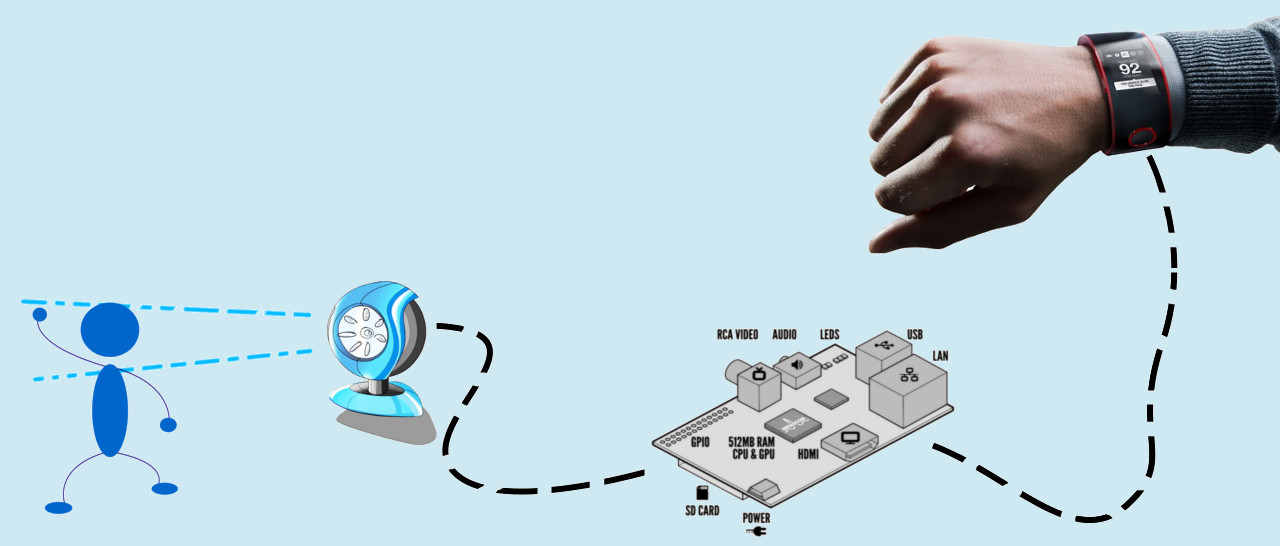
#> input picture images/schemino.jpg, 1280 x 546 px, given in place of the camera
$ python RecogniseHand.py
#> lines starting #> are read from the running program, lines starting #| are printed output that depends on the picture; after the words box and inside, x2 and y2 are one past the last pixel; in counts of white or black regions, pixels touching at a corner belong together
'''
Created on Jun 9, 2014

@author: POLITO\s182340
'''
import socket
import REST_client

#originale
import time
import cv2
import numpy as np

import subprocess

ip = "http://localhost:8080"

def sendmessage(message):
    subprocess.Popen(['notify-send', message])
    return

cap = cv2.VideoCapture(0)
flag = 0
while( cap.isOpened() ) :
    ret,img = cap.read()
#> img is the input picture: shape (546, 1280, 3); mean B, G, R 222.6, 213.9, 190.3
    gray = cv2.cvtColor(img,cv2.COLOR_BGR2GRAY)
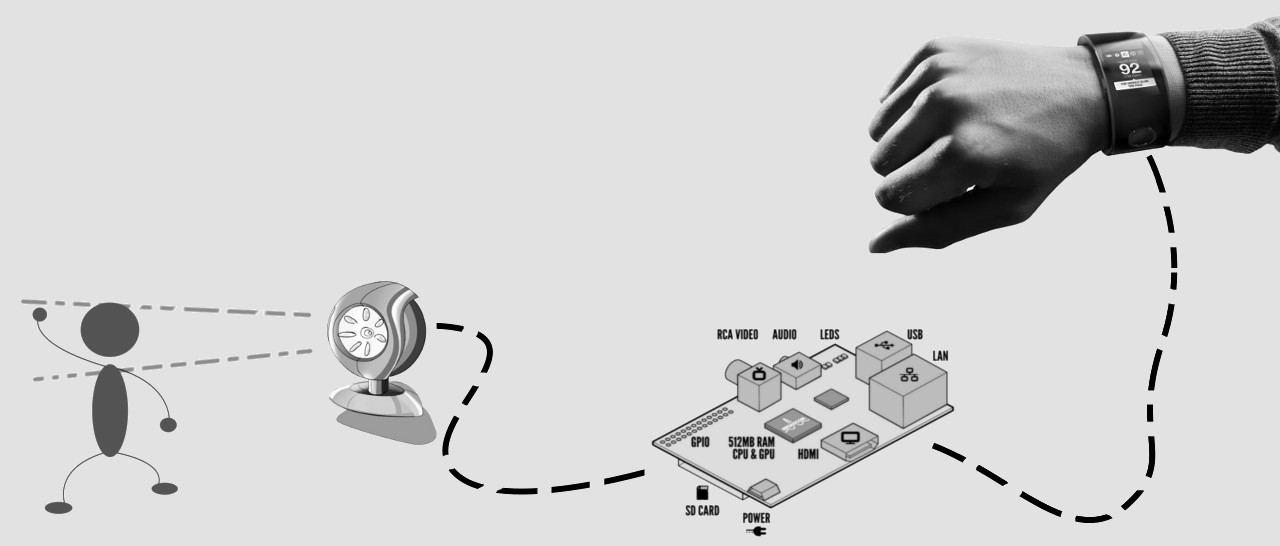
#> gray: shape (546, 1280); min 0, max 255, mean 207.9
    blur = cv2.GaussianBlur(gray,(5,5),0)
    ret,thresh1 = cv2.threshold(blur,70,255,cv2.THRESH_BINARY_INV+cv2.THRESH_OTSU)
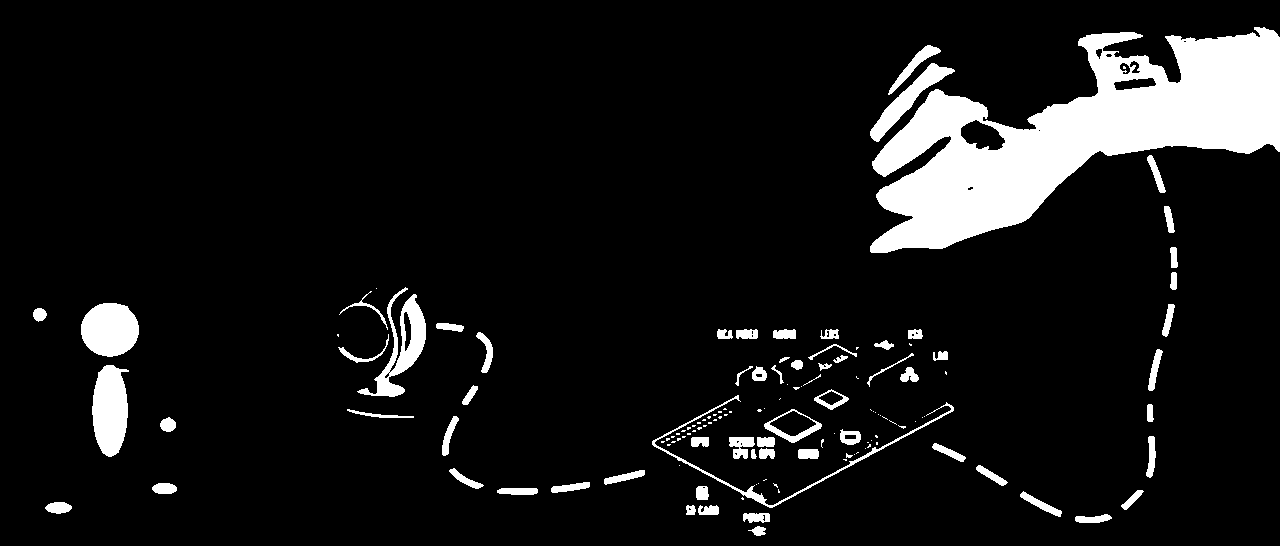
#> thresh1: shape (546, 1280); 9.1% white; 136 white regions (68 under 20 px)
#> ret = 142

    contours, hierarchy = cv2.findContours(thresh1,cv2.RETR_TREE,cv2.CHAIN_APPROX_SIMPLE)
#> contours = 165 contours, 89 with area under 20; largest, box (x1, y1, x2, y2) and area: (870, 27, 1280, 253) 42171, (92, 365, 129, 457) 2494, (81, 303, 139, 357) 2391, (357, 287, 426, 397) 2226, (870, 63, 955, 142) 1466
    drawing = np.zeros(img.shape,np.uint8)

    max_area=0

    for i in range(len(contours)):
            cnt=contours[i]
            area = cv2.contourArea(cnt)
            if(area>max_area):
                max_area=area
                ci=i
#> this loop made 165 passes
#> (area, max_area) on passes 1, 2, 3, 8, 10, 46, 89, 112, 155: (84, 84), (190, 190), (193, 193), (213.5, 213.5), (262, 262), (326, 326), (1054, 1054), (2494, 2494), (42171, 42171)
#> area on passes 5, 6, 11, 13, 14, 19: 138.5, 68, 140, 215.5, 142, 199.5
#> after the loop, ci = 154; max_area = 42171
    cnt=contours[ci]
#> cnt = contour of 681 points, box (x1, y1, x2, y2) (870, 27, 1280, 253), area 42171
    hull = cv2.convexHull(cnt)
#> hull = contour of 20 points, box (x1, y1, x2, y2) (870, 27, 1280, 253), area 61928
    moments = cv2.moments(cnt)
#> moments = moments, m00 42171, centre m10/m00, m01/m00 = (1075.6, 134.3)
    if moments['m00']!=0:
                cx = int(moments['m10']/moments['m00']) # cx = M10/M00
#> cx = 1075
                cy = int(moments['m01']/moments['m00']) # cy = M01/M00
#> cy = 134

    centr=(cx,cy)
#> centr = (1075, 134)
    cv2.circle(img,centr,5,[0,0,255],2)
#> img: shape (546, 1280, 3); 0.01% of pixels changed, all inside (x1, y1, x2, y2) = (1069, 128, 1082, 141)
    cv2.drawContours(drawing,[cnt],0,(0,255,0),2)
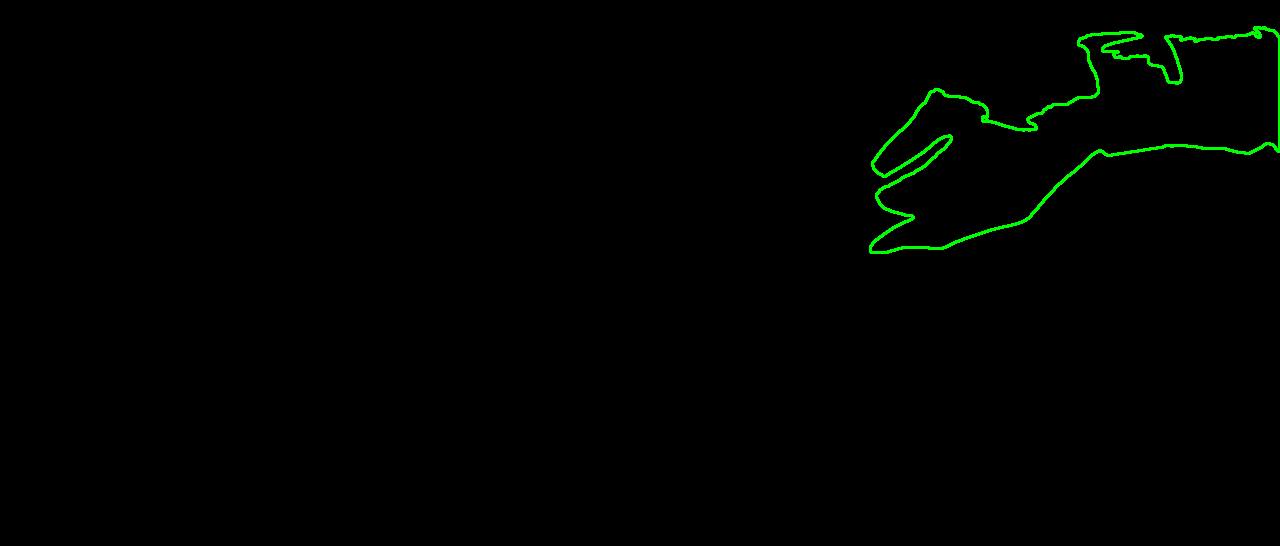
#> drawing: shape (546, 1280, 3); mean of channels 0, 1, 2 0, 2, 0; drawn as B, G, R
    cv2.drawContours(drawing,[hull],0,(0,0,255),2)
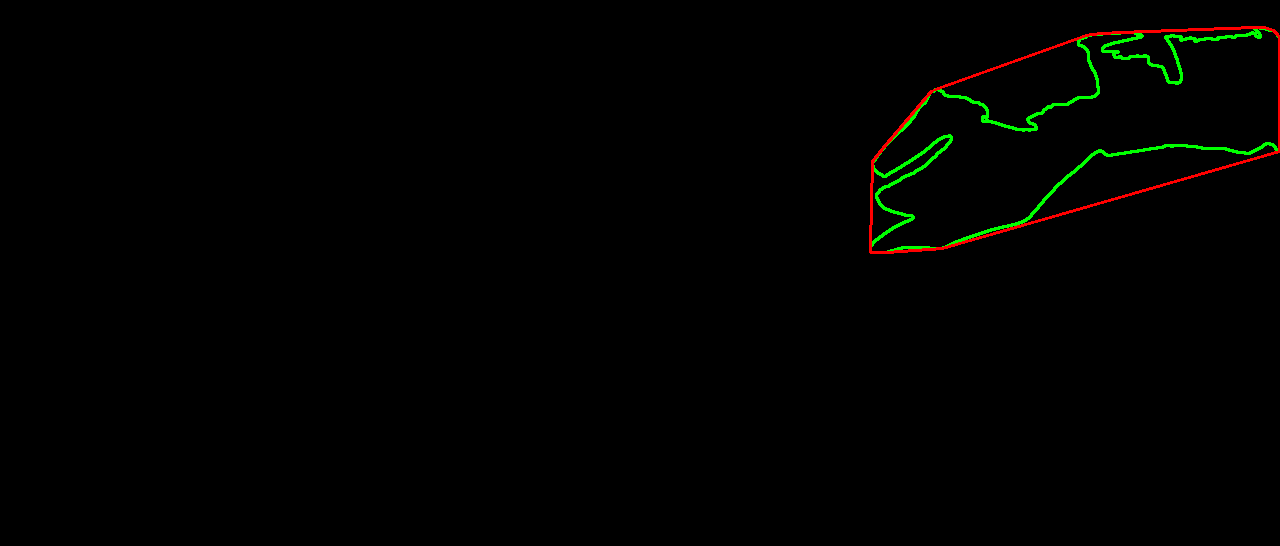
#> drawing: shape (546, 1280, 3); 0.43% of pixels changed, all inside (x1, y1, x2, y2) = (869, 26, 1280, 254); drawn as B, G, R

    cnt = cv2.approxPolyDP(cnt,0.01*cv2.arcLength(cnt,True),True)
#> cnt = contour of 17 points, box (x1, y1, x2, y2) (870, 35, 1280, 252), area 40412
    hull = cv2.convexHull(cnt,returnPoints = False)
#> hull = [16, 14, 13, 9, 8, 5, 4, 0]

    if(1):
        defects = cv2.convexityDefects(cnt,hull)
#> defects = [[0, 4, 2, 12160], [5, 8, 7, 17915], [9, 13, 10, 19687], [14, 16, 15, 12473]]
        mind=0
        maxd=0
        for i in range(defects.shape[0]):
                    s,e,f,d = defects[i,0]
                    start = tuple(cnt[s][0])
                    end = tuple(cnt[e][0])
                    far = tuple(cnt[f][0])
                    dist = cv2.pointPolygonTest(cnt,centr,True)
                    cv2.line(img,start,end,[0,255,0],2)

                    cv2.circle(img,far,5,[0,0,255],-1)
#> this loop made 4 passes
#> (s, e, f, d, start, end, far) on passes 1 to 4: (0, 4, 2, 12160, (1279, 37), (1142, 35), (1176, 83)), (5, 8, 7, 17915, (1086, 35), (931, 91), (1029, 130)), (9, 13, 10, 19687, (873, 168), (870, 251), (951, 139)), (14, 16, 15, 12473, (1021, 222), (1279, 151), (1099, 150))
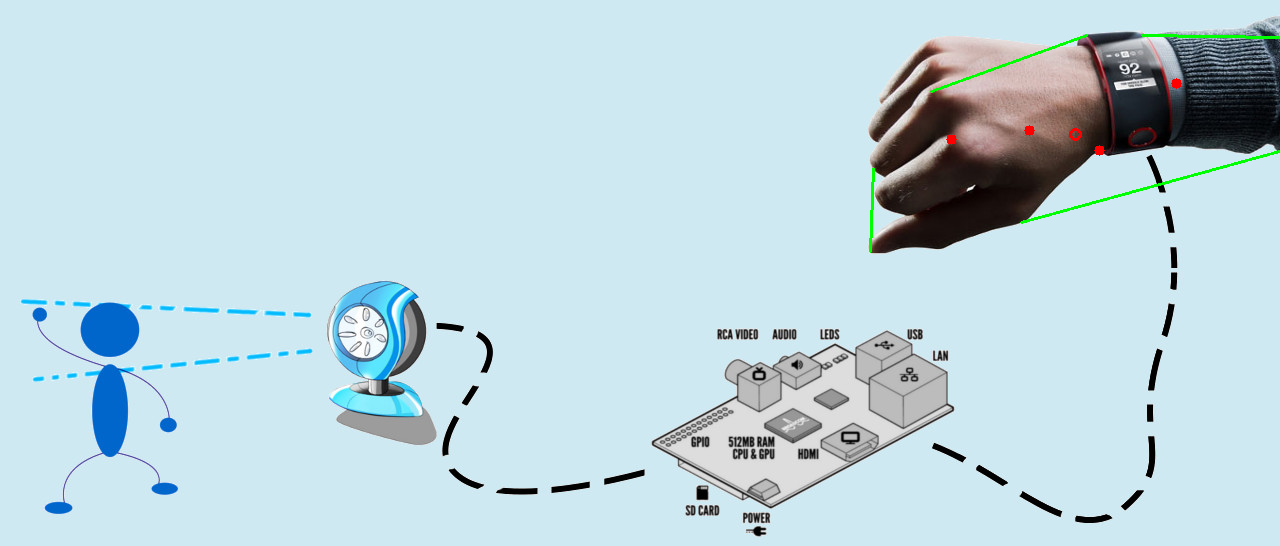
#> img: shape (546, 1280, 3); mean B, G, R 222, 213.9, 189.9
    #print(i)
    if(i>= 3):
        flag=flag+1
    else: flag=0
    if(flag==5):
        print('RILEVATO')
        pc_id=socket.gethostname()
        pc_id_json='{"pc_id":'
        pc_id_json=pc_id_json+'"'+pc_id+'"}'
        url= ip + "/api/v1/queuemanager"
        REST_client.send('POST',url,pc_id_json, { 'Content-Type':'application/json' })
        print('ho inviato')
        sendmessage('You are in queue')

        #exit(1)

    i=0
    cv2.imshow('output',drawing)
    cv2.imshow('input',img)

    k = cv2.waitKey(10)
#> (key Esc is pressed here)
    if k == 27:
        break
